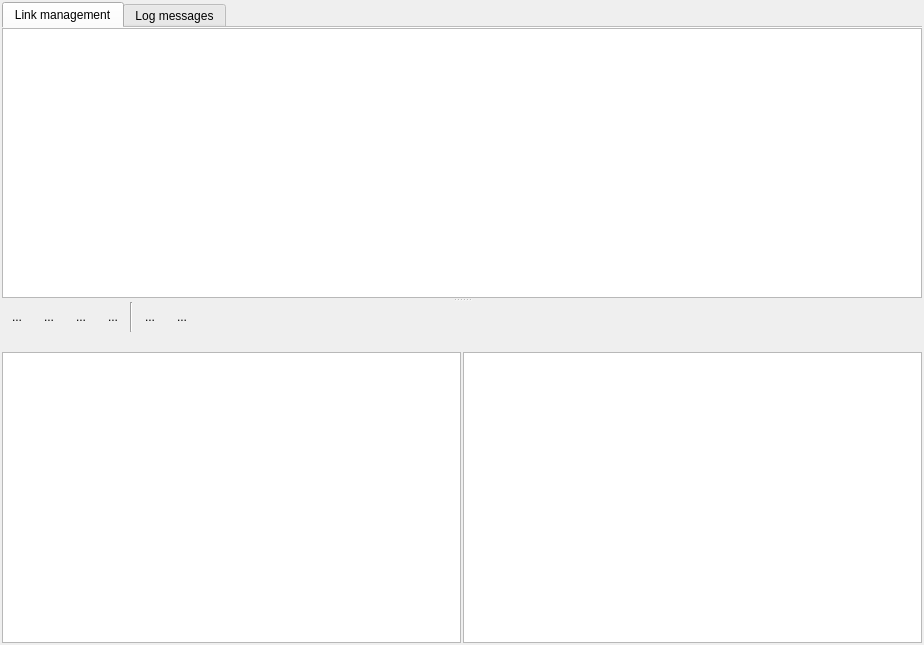
<?xml version="1.0" encoding="UTF-8"?>
<ui version="4.0">
 <class>MainForm</class>
 <widget class="QWidget" name="MainForm">
  <property name="geometry">
   <rect>
    <x>0</x>
    <y>0</y>
    <width>924</width>
    <height>645</height>
   </rect>
  </property>
  <property name="sizePolicy">
   <sizepolicy hsizetype="Preferred" vsizetype="Expanding">
    <horstretch>0</horstretch>
    <verstretch>0</verstretch>
   </sizepolicy>
  </property>
  <property name="focusPolicy">
   <enum>Qt::NoFocus</enum>
  </property>
  <property name="windowTitle">
   <string>Airwave utility</string>
  </property>
  <property name="windowIcon">
   <iconset resource="../icons.qrc">
    <normaloff>:/icons/airwave-utility.png</normaloff>:/icons/airwave-utility.png</iconset>
  </property>
  <layout class="QVBoxLayout" name="verticalLayout_4">
   <property name="margin">
    <number>2</number>
   </property>
   <item>
    <widget class="QTabWidget" name="tabWidget">
     <property name="tabPosition">
      <enum>QTabWidget::North</enum>
     </property>
     <property name="tabShape">
      <enum>QTabWidget::Rounded</enum>
     </property>
     <property name="currentIndex">
      <number>0</number>
     </property>
     <property name="documentMode">
      <bool>true</bool>
     </property>
     <widget class="QWidget" name="tab">
      <attribute name="icon">
       <iconset resource="../icons.qrc">
        <normaloff>:/icons/show-linked.png</normaloff>:/icons/show-linked.png</iconset>
      </attribute>
      <attribute name="title">
       <string>Link management</string>
      </attribute>
      <layout class="QVBoxLayout" name="verticalLayout_5">
       <property name="margin">
        <number>0</number>
       </property>
       <item>
        <widget class="QSplitter" name="splitter">
         <property name="orientation">
          <enum>Qt::Vertical</enum>
         </property>
         <widget class="SimpleTreeView" name="linksView"/>
         <widget class="QWidget" name="layoutWidget">
          <layout class="QVBoxLayout" name="verticalLayout">
           <property name="spacing">
            <number>2</number>
           </property>
           <item>
            <layout class="QHBoxLayout" name="horizontalLayout">
             <item>
              <widget class="QToolButton" name="createLinkButton">
               <property name="sizePolicy">
                <sizepolicy hsizetype="Fixed" vsizetype="Fixed">
                 <horstretch>0</horstretch>
                 <verstretch>0</verstretch>
                </sizepolicy>
               </property>
               <property name="minimumSize">
                <size>
                 <width>30</width>
                 <height>30</height>
                </size>
               </property>
               <property name="maximumSize">
                <size>
                 <width>30</width>
                 <height>30</height>
                </size>
               </property>
               <property name="toolTip">
                <string>Create link for VST plugin</string>
               </property>
               <property name="text">
                <string>...</string>
               </property>
               <property name="icon">
                <iconset resource="../icons.qrc">
                 <normaloff>:/icons/create-link.png</normaloff>:/icons/create-link.png</iconset>
               </property>
               <property name="iconSize">
                <size>
                 <width>16</width>
                 <height>16</height>
                </size>
               </property>
               <property name="autoRaise">
                <bool>true</bool>
               </property>
              </widget>
             </item>
             <item>
              <widget class="QToolButton" name="editLinkButton">
               <property name="sizePolicy">
                <sizepolicy hsizetype="Fixed" vsizetype="Fixed">
                 <horstretch>0</horstretch>
                 <verstretch>0</verstretch>
                </sizepolicy>
               </property>
               <property name="minimumSize">
                <size>
                 <width>30</width>
                 <height>30</height>
                </size>
               </property>
               <property name="maximumSize">
                <size>
                 <width>30</width>
                 <height>30</height>
                </size>
               </property>
               <property name="toolTip">
                <string>Edit link properties</string>
               </property>
               <property name="text">
                <string>...</string>
               </property>
               <property name="icon">
                <iconset resource="../icons.qrc">
                 <normaloff>:/icons/edit-link.png</normaloff>:/icons/edit-link.png</iconset>
               </property>
               <property name="autoRaise">
                <bool>true</bool>
               </property>
              </widget>
             </item>
             <item>
              <widget class="QToolButton" name="removeLinkButton">
               <property name="sizePolicy">
                <sizepolicy hsizetype="Fixed" vsizetype="Fixed">
                 <horstretch>0</horstretch>
                 <verstretch>0</verstretch>
                </sizepolicy>
               </property>
               <property name="minimumSize">
                <size>
                 <width>30</width>
                 <height>30</height>
                </size>
               </property>
               <property name="maximumSize">
                <size>
                 <width>30</width>
                 <height>30</height>
                </size>
               </property>
               <property name="toolTip">
                <string>Remove link</string>
               </property>
               <property name="text">
                <string>...</string>
               </property>
               <property name="icon">
                <iconset resource="../icons.qrc">
                 <normaloff>:/icons/remove-link.png</normaloff>:/icons/remove-link.png</iconset>
               </property>
               <property name="autoRaise">
                <bool>true</bool>
               </property>
              </widget>
             </item>
             <item>
              <widget class="QToolButton" name="recreateLinksButton">
               <property name="minimumSize">
                <size>
                 <width>30</width>
                 <height>30</height>
                </size>
               </property>
               <property name="maximumSize">
                <size>
                 <width>30</width>
                 <height>30</height>
                </size>
               </property>
               <property name="toolTip">
                <string>Recreate all links</string>
               </property>
               <property name="text">
                <string>...</string>
               </property>
               <property name="icon">
                <iconset resource="../icons.qrc">
                 <normaloff>:/icons/recreate-links.png</normaloff>:/icons/recreate-links.png</iconset>
               </property>
               <property name="checkable">
                <bool>false</bool>
               </property>
               <property name="autoRaise">
                <bool>true</bool>
               </property>
              </widget>
             </item>
             <item>
              <widget class="Line" name="line">
               <property name="orientation">
                <enum>Qt::Vertical</enum>
               </property>
              </widget>
             </item>
             <item>
              <widget class="QToolButton" name="showHiddenButton">
               <property name="minimumSize">
                <size>
                 <width>30</width>
                 <height>30</height>
                </size>
               </property>
               <property name="maximumSize">
                <size>
                 <width>30</width>
                 <height>30</height>
                </size>
               </property>
               <property name="toolTip">
                <string>Show hidden files</string>
               </property>
               <property name="text">
                <string>...</string>
               </property>
               <property name="icon">
                <iconset resource="../icons.qrc">
                 <normaloff>:/icons/show-hidden.png</normaloff>:/icons/show-hidden.png</iconset>
               </property>
               <property name="checkable">
                <bool>true</bool>
               </property>
               <property name="autoRaise">
                <bool>true</bool>
               </property>
              </widget>
             </item>
             <item>
              <widget class="QToolButton" name="showLinkedButton">
               <property name="minimumSize">
                <size>
                 <width>30</width>
                 <height>30</height>
                </size>
               </property>
               <property name="maximumSize">
                <size>
                 <width>30</width>
                 <height>30</height>
                </size>
               </property>
               <property name="toolTip">
                <string>Show linked files</string>
               </property>
               <property name="text">
                <string>...</string>
               </property>
               <property name="icon">
                <iconset resource="../icons.qrc">
                 <normaloff>:/icons/show-linked.png</normaloff>:/icons/show-linked.png</iconset>
               </property>
               <property name="checkable">
                <bool>false</bool>
               </property>
               <property name="autoRaise">
                <bool>true</bool>
               </property>
              </widget>
             </item>
             <item>
              <spacer name="horizontalSpacer">
               <property name="orientation">
                <enum>Qt::Horizontal</enum>
               </property>
               <property name="sizeHint" stdset="0">
                <size>
                 <width>40</width>
                 <height>20</height>
                </size>
               </property>
              </spacer>
             </item>
            </layout>
           </item>
           <item>
            <layout class="QHBoxLayout" name="horizontalLayout_2">
             <item>
              <layout class="QVBoxLayout" name="verticalLayout_2">
               <property name="spacing">
                <number>2</number>
               </property>
               <item>
                <widget class="ElidedLabel" name="sourceLabel" native="true">
                 <property name="minimumSize">
                  <size>
                   <width>0</width>
                   <height>16</height>
                  </size>
                 </property>
                </widget>
               </item>
               <item>
                <widget class="SimpleTreeView" name="pluginsView"/>
               </item>
              </layout>
             </item>
             <item>
              <layout class="QVBoxLayout" name="verticalLayout_3">
               <property name="spacing">
                <number>2</number>
               </property>
               <property name="bottomMargin">
                <number>0</number>
               </property>
               <item>
                <widget class="ElidedLabel" name="targetLabel" native="true">
                 <property name="minimumSize">
                  <size>
                   <width>0</width>
                   <height>16</height>
                  </size>
                 </property>
                </widget>
               </item>
               <item>
                <widget class="SimpleTreeView" name="bridgesView"/>
               </item>
              </layout>
             </item>
            </layout>
           </item>
          </layout>
         </widget>
        </widget>
       </item>
      </layout>
     </widget>
     <widget class="QWidget" name="tab_2">
      <attribute name="icon">
       <iconset resource="../icons.qrc">
        <normaloff>:/icons/bug.png</normaloff>:/icons/bug.png</iconset>
      </attribute>
      <attribute name="title">
       <string>Log messages</string>
      </attribute>
      <layout class="QVBoxLayout" name="verticalLayout_6">
       <property name="spacing">
        <number>2</number>
       </property>
       <property name="margin">
        <number>0</number>
       </property>
       <item>
        <layout class="QHBoxLayout" name="horizontalLayout_3">
         <item>
          <widget class="QToolButton" name="addSeparatorButton">
           <property name="sizePolicy">
            <sizepolicy hsizetype="Fixed" vsizetype="Fixed">
             <horstretch>0</horstretch>
             <verstretch>0</verstretch>
            </sizepolicy>
           </property>
           <property name="minimumSize">
            <size>
             <width>30</width>
             <height>30</height>
            </size>
           </property>
           <property name="maximumSize">
            <size>
             <width>30</width>
             <height>30</height>
            </size>
           </property>
           <property name="toolTip">
            <string>Insert separator line</string>
           </property>
           <property name="text">
            <string>...</string>
           </property>
           <property name="icon">
            <iconset resource="../icons.qrc">
             <normaloff>:/icons/add-separator.png</normaloff>:/icons/add-separator.png</iconset>
           </property>
           <property name="iconSize">
            <size>
             <width>16</width>
             <height>16</height>
            </size>
           </property>
           <property name="autoRaise">
            <bool>true</bool>
           </property>
          </widget>
         </item>
         <item>
          <widget class="QToolButton" name="clearMessagesButton">
           <property name="sizePolicy">
            <sizepolicy hsizetype="Fixed" vsizetype="Fixed">
             <horstretch>0</horstretch>
             <verstretch>0</verstretch>
            </sizepolicy>
           </property>
           <property name="minimumSize">
            <size>
             <width>30</width>
             <height>30</height>
            </size>
           </property>
           <property name="maximumSize">
            <size>
             <width>30</width>
             <height>30</height>
            </size>
           </property>
           <property name="toolTip">
            <string>Clear</string>
           </property>
           <property name="text">
            <string>...</string>
           </property>
           <property name="icon">
            <iconset resource="../icons.qrc">
             <normaloff>:/icons/clear.png</normaloff>:/icons/clear.png</iconset>
           </property>
           <property name="iconSize">
            <size>
             <width>16</width>
             <height>16</height>
            </size>
           </property>
           <property name="autoRaise">
            <bool>true</bool>
           </property>
          </widget>
         </item>
         <item>
          <widget class="QToolButton" name="wordWrapButton">
           <property name="sizePolicy">
            <sizepolicy hsizetype="Fixed" vsizetype="Fixed">
             <horstretch>0</horstretch>
             <verstretch>0</verstretch>
            </sizepolicy>
           </property>
           <property name="minimumSize">
            <size>
             <width>30</width>
             <height>30</height>
            </size>
           </property>
           <property name="maximumSize">
            <size>
             <width>30</width>
             <height>30</height>
            </size>
           </property>
           <property name="toolTip">
            <string>Toggle word wrapping</string>
           </property>
           <property name="text">
            <string>...</string>
           </property>
           <property name="icon">
            <iconset resource="../icons.qrc">
             <normaloff>:/icons/word-wrap.png</normaloff>:/icons/word-wrap.png</iconset>
           </property>
           <property name="iconSize">
            <size>
             <width>16</width>
             <height>16</height>
            </size>
           </property>
           <property name="checkable">
            <bool>true</bool>
           </property>
           <property name="checked">
            <bool>true</bool>
           </property>
           <property name="autoRaise">
            <bool>true</bool>
           </property>
          </widget>
         </item>
         <item>
          <widget class="QToolButton" name="autoScrollButton">
           <property name="sizePolicy">
            <sizepolicy hsizetype="Fixed" vsizetype="Fixed">
             <horstretch>0</horstretch>
             <verstretch>0</verstretch>
            </sizepolicy>
           </property>
           <property name="minimumSize">
            <size>
             <width>30</width>
             <height>30</height>
            </size>
           </property>
           <property name="maximumSize">
            <size>
             <width>30</width>
             <height>30</height>
            </size>
           </property>
           <property name="toolTip">
            <string>Auto scroll on new message</string>
           </property>
           <property name="text">
            <string>...</string>
           </property>
           <property name="icon">
            <iconset resource="../icons.qrc">
             <normaloff>:/icons/autoscroll.png</normaloff>:/icons/autoscroll.png</iconset>
           </property>
           <property name="iconSize">
            <size>
             <width>16</width>
             <height>16</height>
            </size>
           </property>
           <property name="checkable">
            <bool>true</bool>
           </property>
           <property name="checked">
            <bool>true</bool>
           </property>
           <property name="autoRaise">
            <bool>true</bool>
           </property>
          </widget>
         </item>
         <item>
          <spacer name="horizontalSpacer_2">
           <property name="orientation">
            <enum>Qt::Horizontal</enum>
           </property>
           <property name="sizeHint" stdset="0">
            <size>
             <width>40</width>
             <height>20</height>
            </size>
           </property>
          </spacer>
         </item>
        </layout>
       </item>
       <item>
        <widget class="LogView" name="logView">
         <property name="undoRedoEnabled">
          <bool>false</bool>
         </property>
         <property name="readOnly">
          <bool>true</bool>
         </property>
        </widget>
       </item>
      </layout>
     </widget>
    </widget>
   </item>
  </layout>
 </widget>
 <customwidgets>
  <customwidget>
   <class>SimpleTreeView</class>
   <extends>QTreeView</extends>
   <header>widgets/simpletreeview.h</header>
  </customwidget>
  <customwidget>
   <class>ElidedLabel</class>
   <extends>QWidget</extends>
   <header>widgets/elidedlabel.h</header>
   <container>1</container>
  </customwidget>
  <customwidget>
   <class>LogView</class>
   <extends>QTextEdit</extends>
   <header>widgets/logview.h</header>
  </customwidget>
 </customwidgets>
 <resources>
  <include location="../icons.qrc"/>
 </resources>
 <connections/>
</ui>
